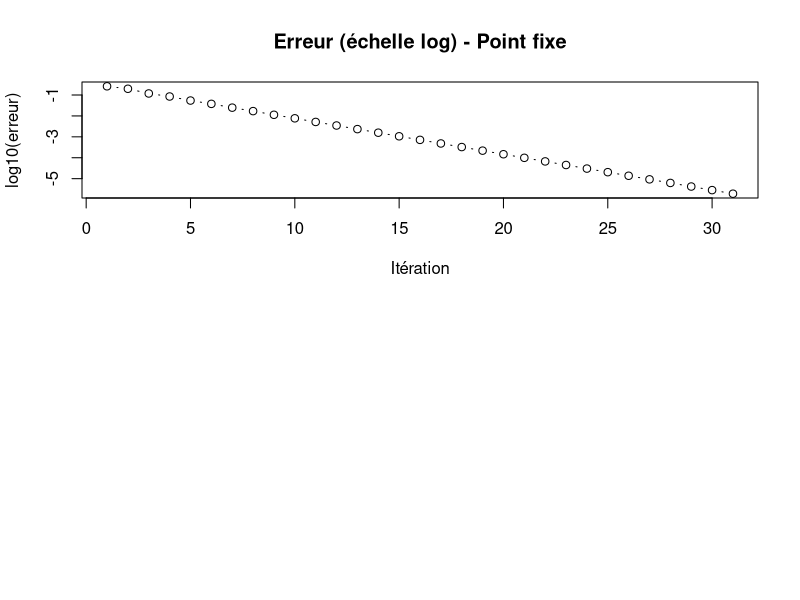

Reproduce this figure in R. (Note: this script raises an error after producing the figure.)
# Exercice 3



# ============================================================================
# Point fixe et méthode de Newton pour résoudre cos(x) = x
# ============================================================================
f <- function(x) cos(x)
fprime <- function(x) -sin(x)

# Point fixe approximatif (solution de cos(x) = x)
x_star <- 0.7390851332151607  # valeur connue

# Vérification que |f'(x*)| < 1
cat("f'(x*) =", fprime(x_star), "\n")
cat("|f'(x*)| =", abs(fprime(x_star)), "< 1, donc contraction locale\n")

# Test de convergence pour différents x0
x0_values <- c(-5, 0, 2, 10)
for(x0 in x0_values) {
  x <- x0
  for(i in 1:10) {
    x <- cos(x)
  }
  cat("x0 =", x0, "=> x_10 =", x, "\n")
}

# question 2

# Analyse de convergence - Point fixe
point_fixe_convergence <- function(x0, max_iter = 30) {
  x <- numeric(max_iter + 1)
  x[1] <- x0
  x_star <- 0.7390851332151607
  
  for(i in 2:(max_iter + 1)) {
    x[i] <- cos(x[i-1])
  }
  
  # Calcul des erreurs
  errors <- abs(x - x_star)
  
  # Analyse de l'ordre de convergence
  ratios <- numeric(max_iter - 5)
  for(i in 6:max_iter) {
    if(errors[i] > 0 && errors[i+1] > 0) {
      ratios[i-5] <- errors[i+1] / errors[i]
    }
  }
  
  return(list(x = x, errors = errors, ratios = ratios))
}

# Test avec x0 = 1
result_pf <- point_fixe_convergence(1)

# Graphiques
par(mfrow=c(2,1))
plot(1:length(result_pf$errors), log10(result_pf$errors), type="b",
     main="Erreur (échelle log) - Point fixe", xlab="Itération", ylab="log10(erreur)")

plot(6:29, result_pf$ratios, type="b", 
     main="Ratio d'erreurs consécutives", xlab="Itération", ylab="e_(n+1)/e_n")

cat("Convergence linéaire avec facteur ≈", mean(result_pf$ratios, na.rm=TRUE), "\n")



# question 3

# Méthode de Newton
newton_convergence <- function(x0, max_iter = 10) {
  x <- numeric(max_iter + 1)
  x[1] <- x0
  x_star <- 0.7390851332151607
  
  for(i in 2:(max_iter + 1)) {
    fx <- cos(x[i-1]) - x[i-1]
    fpx <- -sin(x[i-1]) - 1
    x[i] <- x[i-1] - fx/fpx
  }
  
  # Calcul des erreurs
  errors <- abs(x - x_star)
  
  # Test de convergence quadratique
  ratios_quad <- numeric(max_iter - 2)
  for(i in 3:max_iter) {
    if(errors[i-1]^2 > 0 && errors[i] > 0) {
      ratios_quad[i-2] <- errors[i] / errors[i-1]^2
    }
  }
  
  return(list(x = x, errors = errors, ratios_quad = ratios_quad))
}

# Test Newton
result_newton <- newton_convergence(1)

# Affichage
par(mfrow=c(2,1))
plot(1:length(result_newton$errors), log10(result_newton$errors), type="b",
     main="Erreur (échelle log) - Newton", xlab="Itération", ylab="log10(erreur)")

plot(3:9, result_newton$ratios_quad, type="b",
     main="Test convergence quadratique: e_(n+1)/e_n^2", 
     xlab="Itération", ylab="e_(n+1)/e_n^2")

cat("Convergence quadratique, constante ≈", mean(result_newton$ratios_quad, na.rm=TRUE), "\n")


# question 4
# Point fixe pour x = 10*cos(x)
point_fixe_10cos <- function(x0, max_iter = 20) {
  x <- numeric(max_iter + 1)
  x[1] <- x0
  
  for(i in 2:(max_iter + 1)) {
    x[i] <- 10 * cos(x[i-1])
  }
  
  return(x)
}

# Test avec différents x0
x0_values <- c(0, 1, 2, 5)
par(mfrow=c(2,2))

for(x0 in x0_values) {
  result <- point_fixe_10cos(x0)
  plot(0:20, result, type="b", 
       main=paste("x0 =", x0), xlab="Itération", ylab="x_n")
}

cat("Comportement observé: divergence ou oscillation selon x0\n")
cat("Cause: |f'(x)| = 10|sin(x)| peut être > 1, pas de contraction\n")

# question 5
# Accélération d'Aitken
aitken_acceleration <- function(x_seq) {
  n <- length(x_seq)
  x_acc <- numeric(n-2)
  
  for(i in 1:(n-2)) {
    delta1 <- x_seq[i+1] - x_seq[i]
    delta2 <- x_seq[i+2] - x_seq[i+1]
    
    if(abs(delta2 - delta1) > 1e-15) {
      x_acc[i] <- x_seq[i] - delta1^2 / (delta2 - delta1)
    } else {
      x_acc[i] <- x_seq[i]
    }
  }
  return(x_acc)
}

# Application à cos(x) = x
x0 <- 1
x_pf <- numeric(20)
x_pf[1] <- x0
for(i in 2:20) {
  x_pf[i] <- cos(x_pf[i-1])
}

x_aitken <- aitken_acceleration(x_pf)
x_star <- 0.7390851332151607

# Comparaison
par(mfrow=c(1,2))
plot(1:20, log10(abs(x_pf - x_star)), type="b", col="red",
     main="Point fixe vs Aitken", xlab="Itération", ylab="log10(erreur)")
lines(1:18, log10(abs(x_aitken - x_star)), type="b", col="blue")
legend("topright", c("Point fixe", "Aitken"), col=c("red", "blue"), lty=1)

# Pour x = 10*cos(x) - généralement diverge, Aitken ne peut pas aider
cat("Aitken accélère la convergence pour cos(x)=x mais ne peut pas\n")
cat("stabiliser une suite divergente comme x=10*cos(x)\n")

# question 6
# Méthode d'Aitken-Steffensen
steffensen <- function(f, x0, max_iter = 10, tol = 1e-12) {
  x <- numeric(max_iter + 1)
  x[1] <- x0
  
  for(i in 2:(max_iter + 1)) {
    y0 <- x[i-1]
    y1 <- f(y0)
    y2 <- f(y1)
    
    # Formule de Steffensen
    denom <- y2 - 2*y1 + y0
    if(abs(denom) > tol) {
      x[i] <- y0 - (y1 - y0)^2 / denom
    } else {
      x[i] <- y1  # retombe sur point fixe classique
    }
    
    if(abs(x[i] - x[i-1]) < tol) break
  }
  
  return(x[1:i])
}

# Application à cos(x) = x
f_cos <- function(x) cos(x)
result_steff <- steffensen(f_cos, 1)

x_star <- 0.7390851332151607
errors_steff <- abs(result_steff - x_star)

# Comparaison avec Newton et point fixe
par(mfrow=c(1,1))
plot(1:length(result_newton$errors), log10(result_newton$errors), 
     type="b", col="green", main="Comparaison des méthodes",
     xlab="Itération", ylab="log10(erreur)")
lines(1:20, log10(abs(x_pf - x_star)), type="b", col="red")
lines(1:length(errors_steff), log10(errors_steff), type="b", col="blue")
legend("topright", c("Newton", "Point fixe", "Steffensen"), 
       col=c("green", "red", "blue"), lty=1)

cat("Steffensen: convergence quadratique sans calcul de dérivée\n")
cat("Plus rapide que point fixe, comparable à Newton\n")
